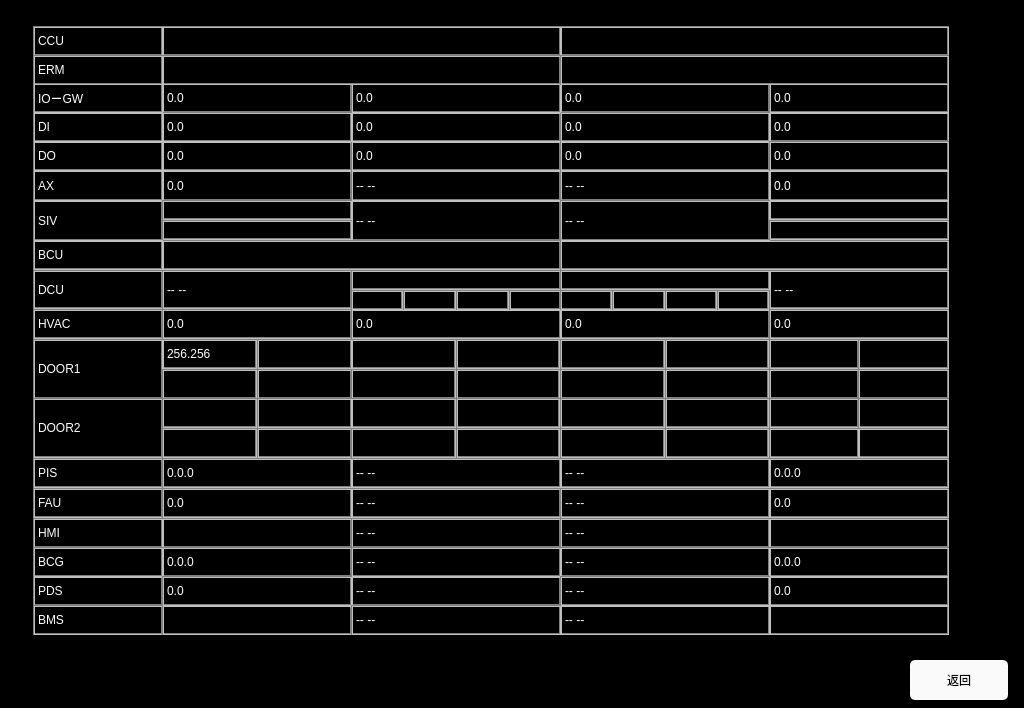
<?xml version="1.0" encoding="UTF-8"?>
<ui version="4.0">
 <class>VersionInfoPage</class>
 <widget class="QWidget" name="VersionInfoPage">
  <property name="geometry">
   <rect>
    <x>0</x>
    <y>0</y>
    <width>1024</width>
    <height>708</height>
   </rect>
  </property>
  <property name="windowTitle">
   <string>Form</string>
  </property>
  <property name="styleSheet">
   <string notr="true">QLabel
{
	color: white;
	border: 2px groove, gray;
    border-color: gray;
	font: 20px, &quot;SimHei&quot;;	
}

QWidget
{
	background-color: black;
}

QPushButton
{
	font: 20px, &quot;SimHei&quot;;
    color: black;
	background-color: rgb(250, 250, 250);
	border-radius: 5px;
}</string>
  </property>
  <widget class="QLabel" name="label_HVAC">
   <property name="geometry">
    <rect>
     <x>33</x>
     <y>309</y>
     <width>130</width>
     <height>30</height>
    </rect>
   </property>
   <property name="text">
    <string>HVAC</string>
   </property>
  </widget>
  <widget class="QLabel" name="label_HMI1">
   <property name="geometry">
    <rect>
     <x>162</x>
     <y>518</y>
     <width>190</width>
     <height>30</height>
    </rect>
   </property>
   <property name="text">
    <string/>
   </property>
  </widget>
  <widget class="QLabel" name="label_car1Door1_1">
   <property name="geometry">
    <rect>
     <x>162</x>
     <y>339</y>
     <width>95</width>
     <height>30</height>
    </rect>
   </property>
   <property name="styleSheet">
    <string notr="true"/>
   </property>
   <property name="text">
    <string>256.256</string>
   </property>
  </widget>
  <widget class="QLabel" name="label_HMI4">
   <property name="geometry">
    <rect>
     <x>769</x>
     <y>518</y>
     <width>180</width>
     <height>30</height>
    </rect>
   </property>
   <property name="text">
    <string/>
   </property>
  </widget>
  <widget class="QLabel" name="label_AX1">
   <property name="geometry">
    <rect>
     <x>162</x>
     <y>170</y>
     <width>190</width>
     <height>31</height>
    </rect>
   </property>
   <property name="text">
    <string>0.0</string>
   </property>
  </widget>
  <widget class="QLabel" name="label_DI4">
   <property name="geometry">
    <rect>
     <x>769</x>
     <y>112</y>
     <width>180</width>
     <height>30</height>
    </rect>
   </property>
   <property name="text">
    <string>0.0</string>
   </property>
  </widget>
  <widget class="QLabel" name="label_SIV2">
   <property name="geometry">
    <rect>
     <x>351</x>
     <y>200</y>
     <width>210</width>
     <height>41</height>
    </rect>
   </property>
   <property name="text">
    <string>-- -- </string>
   </property>
  </widget>
  <widget class="QLabel" name="label_AX2">
   <property name="geometry">
    <rect>
     <x>351</x>
     <y>170</y>
     <width>210</width>
     <height>31</height>
    </rect>
   </property>
   <property name="text">
    <string>-- -- </string>
   </property>
  </widget>
  <widget class="QLabel" name="label_SIV4">
   <property name="geometry">
    <rect>
     <x>769</x>
     <y>200</y>
     <width>180</width>
     <height>20</height>
    </rect>
   </property>
   <property name="styleSheet">
    <string notr="true"/>
   </property>
   <property name="text">
    <string/>
   </property>
  </widget>
  <widget class="QLabel" name="label_HMI2">
   <property name="geometry">
    <rect>
     <x>351</x>
     <y>518</y>
     <width>210</width>
     <height>30</height>
    </rect>
   </property>
   <property name="text">
    <string>-- -- </string>
   </property>
  </widget>
  <widget class="QLabel" name="label_AX4">
   <property name="geometry">
    <rect>
     <x>769</x>
     <y>170</y>
     <width>180</width>
     <height>31</height>
    </rect>
   </property>
   <property name="text">
    <string>0.0</string>
   </property>
  </widget>
  <widget class="QLabel" name="label_AX3">
   <property name="geometry">
    <rect>
     <x>560</x>
     <y>170</y>
     <width>210</width>
     <height>31</height>
    </rect>
   </property>
   <property name="text">
    <string>-- -- </string>
   </property>
  </widget>
  <widget class="QLabel" name="label_car4Door1_1">
   <property name="geometry">
    <rect>
     <x>769</x>
     <y>339</y>
     <width>90</width>
     <height>30</height>
    </rect>
   </property>
   <property name="styleSheet">
    <string notr="true"/>
   </property>
   <property name="text">
    <string/>
   </property>
  </widget>
  <widget class="QLabel" name="label_DO1">
   <property name="geometry">
    <rect>
     <x>162</x>
     <y>141</y>
     <width>190</width>
     <height>30</height>
    </rect>
   </property>
   <property name="text">
    <string>0.0</string>
   </property>
  </widget>
  <widget class="QLabel" name="label_HVAC3">
   <property name="geometry">
    <rect>
     <x>560</x>
     <y>309</y>
     <width>210</width>
     <height>30</height>
    </rect>
   </property>
   <property name="text">
    <string>0.0</string>
   </property>
  </widget>
  <widget class="QLabel" name="label_GW3">
   <property name="geometry">
    <rect>
     <x>560</x>
     <y>83</y>
     <width>210</width>
     <height>30</height>
    </rect>
   </property>
   <property name="text">
    <string>0.0</string>
   </property>
  </widget>
  <widget class="QLabel" name="label_FAU2">
   <property name="geometry">
    <rect>
     <x>351</x>
     <y>488</y>
     <width>210</width>
     <height>30</height>
    </rect>
   </property>
   <property name="text">
    <string>-- -- </string>
   </property>
  </widget>
  <widget class="QLabel" name="label_DO2">
   <property name="geometry">
    <rect>
     <x>351</x>
     <y>141</y>
     <width>210</width>
     <height>30</height>
    </rect>
   </property>
   <property name="text">
    <string>0.0</string>
   </property>
  </widget>
  <widget class="QLabel" name="label_PIS">
   <property name="geometry">
    <rect>
     <x>33</x>
     <y>458</y>
     <width>130</width>
     <height>30</height>
    </rect>
   </property>
   <property name="text">
    <string>PIS</string>
   </property>
  </widget>
  <widget class="QLabel" name="label_DO3">
   <property name="geometry">
    <rect>
     <x>560</x>
     <y>141</y>
     <width>210</width>
     <height>30</height>
    </rect>
   </property>
   <property name="text">
    <string>0.0</string>
   </property>
  </widget>
  <widget class="QLabel" name="label_HMI">
   <property name="geometry">
    <rect>
     <x>33</x>
     <y>518</y>
     <width>130</width>
     <height>30</height>
    </rect>
   </property>
   <property name="text">
    <string>HMI</string>
   </property>
  </widget>
  <widget class="QLabel" name="label_GW1">
   <property name="geometry">
    <rect>
     <x>162</x>
     <y>83</y>
     <width>190</width>
     <height>30</height>
    </rect>
   </property>
   <property name="text">
    <string>0.0</string>
   </property>
  </widget>
  <widget class="QLabel" name="label_ATC">
   <property name="geometry">
    <rect>
     <x>33</x>
     <y>339</y>
     <width>130</width>
     <height>60</height>
    </rect>
   </property>
   <property name="text">
    <string>DOOR1</string>
   </property>
  </widget>
  <widget class="QLabel" name="label_BCU1">
   <property name="geometry">
    <rect>
     <x>162</x>
     <y>240</y>
     <width>399</width>
     <height>30</height>
    </rect>
   </property>
   <property name="styleSheet">
    <string notr="true">	font: 15px, &quot;SimHei&quot;;	</string>
   </property>
   <property name="text">
    <string/>
   </property>
  </widget>
  <widget class="QLabel" name="label_PIS4">
   <property name="geometry">
    <rect>
     <x>769</x>
     <y>458</y>
     <width>180</width>
     <height>30</height>
    </rect>
   </property>
   <property name="text">
    <string>0.0.0</string>
   </property>
  </widget>
  <widget class="QLabel" name="label_DI2">
   <property name="geometry">
    <rect>
     <x>351</x>
     <y>112</y>
     <width>210</width>
     <height>30</height>
    </rect>
   </property>
   <property name="text">
    <string>0.0</string>
   </property>
  </widget>
  <widget class="QLabel" name="label_PIS3">
   <property name="geometry">
    <rect>
     <x>560</x>
     <y>458</y>
     <width>210</width>
     <height>30</height>
    </rect>
   </property>
   <property name="text">
    <string>-- -- </string>
   </property>
  </widget>
  <widget class="QLabel" name="label_BCU">
   <property name="geometry">
    <rect>
     <x>33</x>
     <y>240</y>
     <width>130</width>
     <height>30</height>
    </rect>
   </property>
   <property name="text">
    <string>BCU</string>
   </property>
  </widget>
  <widget class="QLabel" name="label_SIV">
   <property name="geometry">
    <rect>
     <x>33</x>
     <y>200</y>
     <width>130</width>
     <height>41</height>
    </rect>
   </property>
   <property name="text">
    <string>SIV</string>
   </property>
  </widget>
  <widget class="QLabel" name="label_car3Door1_1">
   <property name="geometry">
    <rect>
     <x>560</x>
     <y>339</y>
     <width>105</width>
     <height>30</height>
    </rect>
   </property>
   <property name="styleSheet">
    <string notr="true"/>
   </property>
   <property name="text">
    <string/>
   </property>
  </widget>
  <widget class="QLabel" name="label_DI1">
   <property name="geometry">
    <rect>
     <x>162</x>
     <y>112</y>
     <width>190</width>
     <height>30</height>
    </rect>
   </property>
   <property name="text">
    <string>0.0</string>
   </property>
  </widget>
  <widget class="QLabel" name="label_BCU2">
   <property name="geometry">
    <rect>
     <x>560</x>
     <y>240</y>
     <width>389</width>
     <height>30</height>
    </rect>
   </property>
   <property name="styleSheet">
    <string notr="true">	font: 15px, &quot;SimHei&quot;;	</string>
   </property>
   <property name="text">
    <string/>
   </property>
  </widget>
  <widget class="QLabel" name="label_AX">
   <property name="geometry">
    <rect>
     <x>33</x>
     <y>170</y>
     <width>130</width>
     <height>31</height>
    </rect>
   </property>
   <property name="text">
    <string>AX</string>
   </property>
  </widget>
  <widget class="QLabel" name="label_DO">
   <property name="geometry">
    <rect>
     <x>33</x>
     <y>141</y>
     <width>130</width>
     <height>30</height>
    </rect>
   </property>
   <property name="text">
    <string>DO</string>
   </property>
  </widget>
  <widget class="QLabel" name="label_FAU4">
   <property name="geometry">
    <rect>
     <x>769</x>
     <y>488</y>
     <width>180</width>
     <height>30</height>
    </rect>
   </property>
   <property name="text">
    <string>0.0</string>
   </property>
  </widget>
  <widget class="QLabel" name="label_HMI3">
   <property name="geometry">
    <rect>
     <x>560</x>
     <y>518</y>
     <width>210</width>
     <height>30</height>
    </rect>
   </property>
   <property name="text">
    <string>-- -- </string>
   </property>
  </widget>
  <widget class="QLabel" name="label_DI3">
   <property name="geometry">
    <rect>
     <x>560</x>
     <y>112</y>
     <width>210</width>
     <height>30</height>
    </rect>
   </property>
   <property name="text">
    <string>0.0</string>
   </property>
  </widget>
  <widget class="QLabel" name="label_DI">
   <property name="geometry">
    <rect>
     <x>33</x>
     <y>112</y>
     <width>130</width>
     <height>30</height>
    </rect>
   </property>
   <property name="text">
    <string>DI</string>
   </property>
  </widget>
  <widget class="QLabel" name="label_CCU2">
   <property name="geometry">
    <rect>
     <x>560</x>
     <y>26</y>
     <width>389</width>
     <height>30</height>
    </rect>
   </property>
   <property name="styleSheet">
    <string notr="true">font: 15px, &quot;SimHei&quot;;	</string>
   </property>
   <property name="text">
    <string/>
   </property>
  </widget>
  <widget class="QLabel" name="label_PIS2">
   <property name="geometry">
    <rect>
     <x>351</x>
     <y>458</y>
     <width>210</width>
     <height>30</height>
    </rect>
   </property>
   <property name="text">
    <string>-- -- </string>
   </property>
  </widget>
  <widget class="QLabel" name="label_CCU1">
   <property name="geometry">
    <rect>
     <x>162</x>
     <y>26</y>
     <width>399</width>
     <height>30</height>
    </rect>
   </property>
   <property name="styleSheet">
    <string notr="true">font: 15px, &quot;SimHei&quot;;	</string>
   </property>
   <property name="text">
    <string/>
   </property>
  </widget>
  <widget class="QLabel" name="label_HVAC1">
   <property name="geometry">
    <rect>
     <x>162</x>
     <y>309</y>
     <width>190</width>
     <height>30</height>
    </rect>
   </property>
   <property name="text">
    <string>0.0</string>
   </property>
  </widget>
  <widget class="QLabel" name="label_FAU3">
   <property name="geometry">
    <rect>
     <x>560</x>
     <y>488</y>
     <width>210</width>
     <height>30</height>
    </rect>
   </property>
   <property name="text">
    <string>-- -- </string>
   </property>
  </widget>
  <widget class="QLabel" name="label_FAU">
   <property name="geometry">
    <rect>
     <x>33</x>
     <y>488</y>
     <width>130</width>
     <height>30</height>
    </rect>
   </property>
   <property name="text">
    <string>FAU</string>
   </property>
  </widget>
  <widget class="QLabel" name="label_car2Door1_1">
   <property name="geometry">
    <rect>
     <x>351</x>
     <y>339</y>
     <width>105</width>
     <height>30</height>
    </rect>
   </property>
   <property name="styleSheet">
    <string notr="true"/>
   </property>
   <property name="text">
    <string/>
   </property>
  </widget>
  <widget class="QLabel" name="label_SIV1">
   <property name="geometry">
    <rect>
     <x>162</x>
     <y>200</y>
     <width>190</width>
     <height>20</height>
    </rect>
   </property>
   <property name="styleSheet">
    <string notr="true"/>
   </property>
   <property name="text">
    <string/>
   </property>
  </widget>
  <widget class="QLabel" name="label_DO4">
   <property name="geometry">
    <rect>
     <x>769</x>
     <y>141</y>
     <width>180</width>
     <height>30</height>
    </rect>
   </property>
   <property name="text">
    <string>0.0</string>
   </property>
  </widget>
  <widget class="QLabel" name="label_Door2">
   <property name="geometry">
    <rect>
     <x>33</x>
     <y>398</y>
     <width>130</width>
     <height>60</height>
    </rect>
   </property>
   <property name="text">
    <string>DOOR2</string>
   </property>
  </widget>
  <widget class="QLabel" name="label_GW2">
   <property name="geometry">
    <rect>
     <x>351</x>
     <y>83</y>
     <width>210</width>
     <height>30</height>
    </rect>
   </property>
   <property name="text">
    <string>0.0</string>
   </property>
  </widget>
  <widget class="QLabel" name="label_DCU">
   <property name="geometry">
    <rect>
     <x>33</x>
     <y>270</y>
     <width>130</width>
     <height>39</height>
    </rect>
   </property>
   <property name="text">
    <string>DCU</string>
   </property>
  </widget>
  <widget class="QLabel" name="label_SIV3">
   <property name="geometry">
    <rect>
     <x>560</x>
     <y>200</y>
     <width>210</width>
     <height>41</height>
    </rect>
   </property>
   <property name="text">
    <string>-- -- </string>
   </property>
  </widget>
  <widget class="QLabel" name="label_HVAC2">
   <property name="geometry">
    <rect>
     <x>351</x>
     <y>309</y>
     <width>210</width>
     <height>30</height>
    </rect>
   </property>
   <property name="text">
    <string>0.0</string>
   </property>
  </widget>
  <widget class="QPushButton" name="btn_back">
   <property name="geometry">
    <rect>
     <x>910</x>
     <y>660</y>
     <width>98</width>
     <height>40</height>
    </rect>
   </property>
   <property name="text">
    <string>返回</string>
   </property>
  </widget>
  <widget class="QLabel" name="label_GW">
   <property name="geometry">
    <rect>
     <x>33</x>
     <y>83</y>
     <width>130</width>
     <height>30</height>
    </rect>
   </property>
   <property name="text">
    <string>IO－GW</string>
   </property>
  </widget>
  <widget class="QLabel" name="label_GW4">
   <property name="geometry">
    <rect>
     <x>769</x>
     <y>83</y>
     <width>180</width>
     <height>30</height>
    </rect>
   </property>
   <property name="text">
    <string>0.0</string>
   </property>
  </widget>
  <widget class="QLabel" name="label_HVAC4">
   <property name="geometry">
    <rect>
     <x>769</x>
     <y>309</y>
     <width>180</width>
     <height>30</height>
    </rect>
   </property>
   <property name="text">
    <string>0.0</string>
   </property>
  </widget>
  <widget class="QLabel" name="label_CCU">
   <property name="geometry">
    <rect>
     <x>33</x>
     <y>26</y>
     <width>130</width>
     <height>30</height>
    </rect>
   </property>
   <property name="text">
    <string>CCU</string>
   </property>
  </widget>
  <widget class="QLabel" name="label_FAU1">
   <property name="geometry">
    <rect>
     <x>162</x>
     <y>488</y>
     <width>190</width>
     <height>30</height>
    </rect>
   </property>
   <property name="text">
    <string>0.0</string>
   </property>
  </widget>
  <widget class="QLabel" name="label_PIS1">
   <property name="geometry">
    <rect>
     <x>162</x>
     <y>458</y>
     <width>190</width>
     <height>30</height>
    </rect>
   </property>
   <property name="text">
    <string>0.0.0</string>
   </property>
  </widget>
  <widget class="QLabel" name="label_ERM1">
   <property name="geometry">
    <rect>
     <x>162</x>
     <y>55</y>
     <width>399</width>
     <height>30</height>
    </rect>
   </property>
   <property name="styleSheet">
    <string notr="true">	font: 17px, &quot;SimHei&quot;;	</string>
   </property>
   <property name="text">
    <string/>
   </property>
  </widget>
  <widget class="QLabel" name="label_ERM">
   <property name="geometry">
    <rect>
     <x>33</x>
     <y>55</y>
     <width>130</width>
     <height>30</height>
    </rect>
   </property>
   <property name="text">
    <string>ERM</string>
   </property>
  </widget>
  <widget class="QLabel" name="label_ERM2">
   <property name="geometry">
    <rect>
     <x>560</x>
     <y>55</y>
     <width>389</width>
     <height>30</height>
    </rect>
   </property>
   <property name="styleSheet">
    <string notr="true">font: 17px, &quot;SimHei&quot;;	</string>
   </property>
   <property name="text">
    <string/>
   </property>
  </widget>
  <widget class="QLabel" name="label_car1Door1_2">
   <property name="geometry">
    <rect>
     <x>257</x>
     <y>339</y>
     <width>95</width>
     <height>30</height>
    </rect>
   </property>
   <property name="styleSheet">
    <string notr="true"/>
   </property>
   <property name="text">
    <string/>
   </property>
  </widget>
  <widget class="QLabel" name="label_car1Door1_3">
   <property name="geometry">
    <rect>
     <x>162</x>
     <y>369</y>
     <width>95</width>
     <height>30</height>
    </rect>
   </property>
   <property name="styleSheet">
    <string notr="true"/>
   </property>
   <property name="text">
    <string/>
   </property>
  </widget>
  <widget class="QLabel" name="label_car1Door1_4">
   <property name="geometry">
    <rect>
     <x>257</x>
     <y>369</y>
     <width>95</width>
     <height>30</height>
    </rect>
   </property>
   <property name="styleSheet">
    <string notr="true"/>
   </property>
   <property name="text">
    <string/>
   </property>
  </widget>
  <widget class="QLabel" name="label_car2Door1_2">
   <property name="geometry">
    <rect>
     <x>456</x>
     <y>339</y>
     <width>104</width>
     <height>30</height>
    </rect>
   </property>
   <property name="styleSheet">
    <string notr="true"/>
   </property>
   <property name="text">
    <string/>
   </property>
  </widget>
  <widget class="QLabel" name="label_car2Door1_3">
   <property name="geometry">
    <rect>
     <x>351</x>
     <y>369</y>
     <width>105</width>
     <height>30</height>
    </rect>
   </property>
   <property name="styleSheet">
    <string notr="true"/>
   </property>
   <property name="text">
    <string/>
   </property>
  </widget>
  <widget class="QLabel" name="label_car2Door1_4">
   <property name="geometry">
    <rect>
     <x>456</x>
     <y>369</y>
     <width>104</width>
     <height>30</height>
    </rect>
   </property>
   <property name="styleSheet">
    <string notr="true"/>
   </property>
   <property name="text">
    <string/>
   </property>
  </widget>
  <widget class="QLabel" name="label_car3Door1_2">
   <property name="geometry">
    <rect>
     <x>665</x>
     <y>339</y>
     <width>104</width>
     <height>30</height>
    </rect>
   </property>
   <property name="styleSheet">
    <string notr="true"/>
   </property>
   <property name="text">
    <string/>
   </property>
  </widget>
  <widget class="QLabel" name="label_car3Door1_3">
   <property name="geometry">
    <rect>
     <x>560</x>
     <y>369</y>
     <width>105</width>
     <height>30</height>
    </rect>
   </property>
   <property name="styleSheet">
    <string notr="true"/>
   </property>
   <property name="text">
    <string/>
   </property>
  </widget>
  <widget class="QLabel" name="label_car3Door1_4">
   <property name="geometry">
    <rect>
     <x>665</x>
     <y>369</y>
     <width>104</width>
     <height>30</height>
    </rect>
   </property>
   <property name="styleSheet">
    <string notr="true"/>
   </property>
   <property name="text">
    <string/>
   </property>
  </widget>
  <widget class="QLabel" name="label_car4Door1_2">
   <property name="geometry">
    <rect>
     <x>858</x>
     <y>339</y>
     <width>91</width>
     <height>30</height>
    </rect>
   </property>
   <property name="styleSheet">
    <string notr="true"/>
   </property>
   <property name="text">
    <string/>
   </property>
  </widget>
  <widget class="QLabel" name="label_car4Door1_3">
   <property name="geometry">
    <rect>
     <x>769</x>
     <y>369</y>
     <width>90</width>
     <height>30</height>
    </rect>
   </property>
   <property name="styleSheet">
    <string notr="true"/>
   </property>
   <property name="text">
    <string/>
   </property>
  </widget>
  <widget class="QLabel" name="label_car4Door1_4">
   <property name="geometry">
    <rect>
     <x>858</x>
     <y>369</y>
     <width>91</width>
     <height>30</height>
    </rect>
   </property>
   <property name="styleSheet">
    <string notr="true"/>
   </property>
   <property name="text">
    <string/>
   </property>
  </widget>
  <widget class="QLabel" name="label_car4Door2_4">
   <property name="geometry">
    <rect>
     <x>858</x>
     <y>428</y>
     <width>91</width>
     <height>30</height>
    </rect>
   </property>
   <property name="styleSheet">
    <string notr="true"/>
   </property>
   <property name="text">
    <string/>
   </property>
  </widget>
  <widget class="QLabel" name="label_car2Door2_1">
   <property name="geometry">
    <rect>
     <x>351</x>
     <y>398</y>
     <width>105</width>
     <height>30</height>
    </rect>
   </property>
   <property name="styleSheet">
    <string notr="true"/>
   </property>
   <property name="text">
    <string/>
   </property>
  </widget>
  <widget class="QLabel" name="label_car3Door2_2">
   <property name="geometry">
    <rect>
     <x>665</x>
     <y>398</y>
     <width>104</width>
     <height>30</height>
    </rect>
   </property>
   <property name="styleSheet">
    <string notr="true"/>
   </property>
   <property name="text">
    <string/>
   </property>
  </widget>
  <widget class="QLabel" name="label_car1Door2_2">
   <property name="geometry">
    <rect>
     <x>257</x>
     <y>398</y>
     <width>95</width>
     <height>30</height>
    </rect>
   </property>
   <property name="styleSheet">
    <string notr="true"/>
   </property>
   <property name="text">
    <string/>
   </property>
  </widget>
  <widget class="QLabel" name="label_car3Door2_3">
   <property name="geometry">
    <rect>
     <x>560</x>
     <y>428</y>
     <width>105</width>
     <height>30</height>
    </rect>
   </property>
   <property name="styleSheet">
    <string notr="true"/>
   </property>
   <property name="text">
    <string/>
   </property>
  </widget>
  <widget class="QLabel" name="label_car4Door2_3">
   <property name="geometry">
    <rect>
     <x>769</x>
     <y>428</y>
     <width>90</width>
     <height>30</height>
    </rect>
   </property>
   <property name="styleSheet">
    <string notr="true"/>
   </property>
   <property name="text">
    <string/>
   </property>
  </widget>
  <widget class="QLabel" name="label_car4Door2_1">
   <property name="geometry">
    <rect>
     <x>769</x>
     <y>398</y>
     <width>90</width>
     <height>30</height>
    </rect>
   </property>
   <property name="styleSheet">
    <string notr="true"/>
   </property>
   <property name="text">
    <string/>
   </property>
  </widget>
  <widget class="QLabel" name="label_car2Door2_2">
   <property name="geometry">
    <rect>
     <x>456</x>
     <y>398</y>
     <width>104</width>
     <height>30</height>
    </rect>
   </property>
   <property name="styleSheet">
    <string notr="true"/>
   </property>
   <property name="text">
    <string/>
   </property>
  </widget>
  <widget class="QLabel" name="label_car4Door2_2">
   <property name="geometry">
    <rect>
     <x>858</x>
     <y>398</y>
     <width>91</width>
     <height>30</height>
    </rect>
   </property>
   <property name="styleSheet">
    <string notr="true"/>
   </property>
   <property name="text">
    <string/>
   </property>
  </widget>
  <widget class="QLabel" name="label_car1Door2_3">
   <property name="geometry">
    <rect>
     <x>162</x>
     <y>428</y>
     <width>95</width>
     <height>30</height>
    </rect>
   </property>
   <property name="styleSheet">
    <string notr="true"/>
   </property>
   <property name="text">
    <string/>
   </property>
  </widget>
  <widget class="QLabel" name="label_car1Door2_4">
   <property name="geometry">
    <rect>
     <x>257</x>
     <y>428</y>
     <width>95</width>
     <height>30</height>
    </rect>
   </property>
   <property name="styleSheet">
    <string notr="true"/>
   </property>
   <property name="text">
    <string/>
   </property>
  </widget>
  <widget class="QLabel" name="label_car2Door2_4">
   <property name="geometry">
    <rect>
     <x>456</x>
     <y>428</y>
     <width>104</width>
     <height>30</height>
    </rect>
   </property>
   <property name="styleSheet">
    <string notr="true"/>
   </property>
   <property name="text">
    <string/>
   </property>
  </widget>
  <widget class="QLabel" name="label_car2Door2_3">
   <property name="geometry">
    <rect>
     <x>351</x>
     <y>428</y>
     <width>105</width>
     <height>30</height>
    </rect>
   </property>
   <property name="styleSheet">
    <string notr="true"/>
   </property>
   <property name="text">
    <string/>
   </property>
  </widget>
  <widget class="QLabel" name="label_car3Door2_4">
   <property name="geometry">
    <rect>
     <x>665</x>
     <y>428</y>
     <width>104</width>
     <height>30</height>
    </rect>
   </property>
   <property name="styleSheet">
    <string notr="true"/>
   </property>
   <property name="text">
    <string/>
   </property>
  </widget>
  <widget class="QLabel" name="label_car1Door2_1">
   <property name="geometry">
    <rect>
     <x>162</x>
     <y>398</y>
     <width>95</width>
     <height>30</height>
    </rect>
   </property>
   <property name="styleSheet">
    <string notr="true"/>
   </property>
   <property name="text">
    <string/>
   </property>
  </widget>
  <widget class="QLabel" name="label_car3Door2_1">
   <property name="geometry">
    <rect>
     <x>560</x>
     <y>398</y>
     <width>105</width>
     <height>30</height>
    </rect>
   </property>
   <property name="styleSheet">
    <string notr="true"/>
   </property>
   <property name="text">
    <string/>
   </property>
  </widget>
  <widget class="QLabel" name="label_BCG1">
   <property name="geometry">
    <rect>
     <x>162</x>
     <y>547</y>
     <width>190</width>
     <height>30</height>
    </rect>
   </property>
   <property name="text">
    <string>0.0.0</string>
   </property>
  </widget>
  <widget class="QLabel" name="label_PDS2">
   <property name="geometry">
    <rect>
     <x>351</x>
     <y>576</y>
     <width>210</width>
     <height>30</height>
    </rect>
   </property>
   <property name="text">
    <string>-- -- </string>
   </property>
  </widget>
  <widget class="QLabel" name="label_BMS4">
   <property name="geometry">
    <rect>
     <x>769</x>
     <y>605</y>
     <width>180</width>
     <height>30</height>
    </rect>
   </property>
   <property name="text">
    <string/>
   </property>
  </widget>
  <widget class="QLabel" name="label_PDS4">
   <property name="geometry">
    <rect>
     <x>769</x>
     <y>576</y>
     <width>180</width>
     <height>30</height>
    </rect>
   </property>
   <property name="text">
    <string>0.0</string>
   </property>
  </widget>
  <widget class="QLabel" name="label_BCG4">
   <property name="geometry">
    <rect>
     <x>769</x>
     <y>547</y>
     <width>180</width>
     <height>30</height>
    </rect>
   </property>
   <property name="text">
    <string>0.0.0</string>
   </property>
  </widget>
  <widget class="QLabel" name="label_BCG3">
   <property name="geometry">
    <rect>
     <x>560</x>
     <y>547</y>
     <width>210</width>
     <height>30</height>
    </rect>
   </property>
   <property name="text">
    <string>-- -- </string>
   </property>
  </widget>
  <widget class="QLabel" name="label_PDS">
   <property name="geometry">
    <rect>
     <x>33</x>
     <y>576</y>
     <width>130</width>
     <height>30</height>
    </rect>
   </property>
   <property name="text">
    <string>PDS</string>
   </property>
  </widget>
  <widget class="QLabel" name="label_BMS">
   <property name="geometry">
    <rect>
     <x>33</x>
     <y>605</y>
     <width>130</width>
     <height>30</height>
    </rect>
   </property>
   <property name="text">
    <string>BMS</string>
   </property>
  </widget>
  <widget class="QLabel" name="label_BMS3">
   <property name="geometry">
    <rect>
     <x>560</x>
     <y>605</y>
     <width>210</width>
     <height>30</height>
    </rect>
   </property>
   <property name="text">
    <string>-- -- </string>
   </property>
  </widget>
  <widget class="QLabel" name="label_BMS1">
   <property name="geometry">
    <rect>
     <x>162</x>
     <y>605</y>
     <width>190</width>
     <height>30</height>
    </rect>
   </property>
   <property name="text">
    <string/>
   </property>
  </widget>
  <widget class="QLabel" name="label_BCG2">
   <property name="geometry">
    <rect>
     <x>351</x>
     <y>547</y>
     <width>210</width>
     <height>30</height>
    </rect>
   </property>
   <property name="text">
    <string>-- -- </string>
   </property>
  </widget>
  <widget class="QLabel" name="label_BCG">
   <property name="geometry">
    <rect>
     <x>33</x>
     <y>547</y>
     <width>130</width>
     <height>30</height>
    </rect>
   </property>
   <property name="text">
    <string>BCG</string>
   </property>
  </widget>
  <widget class="QLabel" name="label_PDS1">
   <property name="geometry">
    <rect>
     <x>162</x>
     <y>576</y>
     <width>190</width>
     <height>30</height>
    </rect>
   </property>
   <property name="text">
    <string>0.0</string>
   </property>
  </widget>
  <widget class="QLabel" name="label_BMS2">
   <property name="geometry">
    <rect>
     <x>351</x>
     <y>605</y>
     <width>210</width>
     <height>30</height>
    </rect>
   </property>
   <property name="text">
    <string>-- -- </string>
   </property>
  </widget>
  <widget class="QLabel" name="label_PDS3">
   <property name="geometry">
    <rect>
     <x>560</x>
     <y>576</y>
     <width>210</width>
     <height>30</height>
    </rect>
   </property>
   <property name="text">
    <string>-- -- </string>
   </property>
  </widget>
  <widget class="QLabel" name="label_car2DCU2">
   <property name="geometry">
    <rect>
     <x>403</x>
     <y>290</y>
     <width>53</width>
     <height>20</height>
    </rect>
   </property>
   <property name="styleSheet">
    <string notr="true">	font: 12px, &quot;SimHei&quot;;	</string>
   </property>
   <property name="text">
    <string/>
   </property>
  </widget>
  <widget class="QLabel" name="label_car2DCU4">
   <property name="geometry">
    <rect>
     <x>509</x>
     <y>290</y>
     <width>52</width>
     <height>20</height>
    </rect>
   </property>
   <property name="styleSheet">
    <string notr="true">	font: 12px, &quot;SimHei&quot;;	</string>
   </property>
   <property name="text">
    <string/>
   </property>
  </widget>
  <widget class="QLabel" name="label_car1DCU">
   <property name="geometry">
    <rect>
     <x>162</x>
     <y>270</y>
     <width>190</width>
     <height>39</height>
    </rect>
   </property>
   <property name="text">
    <string>-- -- </string>
   </property>
  </widget>
  <widget class="QLabel" name="label_car4DCU">
   <property name="geometry">
    <rect>
     <x>769</x>
     <y>270</y>
     <width>180</width>
     <height>39</height>
    </rect>
   </property>
   <property name="text">
    <string>-- -- </string>
   </property>
  </widget>
  <widget class="QLabel" name="label_car3DCU4">
   <property name="geometry">
    <rect>
     <x>717</x>
     <y>290</y>
     <width>52</width>
     <height>20</height>
    </rect>
   </property>
   <property name="styleSheet">
    <string notr="true">font: 12px, &quot;SimHei&quot;;	</string>
   </property>
   <property name="text">
    <string/>
   </property>
  </widget>
  <widget class="QLabel" name="label_car2DCU1">
   <property name="geometry">
    <rect>
     <x>351</x>
     <y>290</y>
     <width>52</width>
     <height>20</height>
    </rect>
   </property>
   <property name="styleSheet">
    <string notr="true">	font: 12px, &quot;SimHei&quot;;	</string>
   </property>
   <property name="text">
    <string/>
   </property>
  </widget>
  <widget class="QLabel" name="label_car3DCU1">
   <property name="geometry">
    <rect>
     <x>560</x>
     <y>290</y>
     <width>52</width>
     <height>20</height>
    </rect>
   </property>
   <property name="styleSheet">
    <string notr="true">	font: 12px, &quot;SimHei&quot;;	</string>
   </property>
   <property name="text">
    <string/>
   </property>
  </widget>
  <widget class="QLabel" name="label_car3DCU3">
   <property name="geometry">
    <rect>
     <x>665</x>
     <y>290</y>
     <width>52</width>
     <height>20</height>
    </rect>
   </property>
   <property name="styleSheet">
    <string notr="true">	font: 12px, &quot;SimHei&quot;;	</string>
   </property>
   <property name="text">
    <string/>
   </property>
  </widget>
  <widget class="QLabel" name="label_car2DCU3">
   <property name="geometry">
    <rect>
     <x>456</x>
     <y>290</y>
     <width>53</width>
     <height>20</height>
    </rect>
   </property>
   <property name="styleSheet">
    <string notr="true">	font: 12px, &quot;SimHei&quot;;	</string>
   </property>
   <property name="text">
    <string/>
   </property>
  </widget>
  <widget class="QLabel" name="label_car3DCU2">
   <property name="geometry">
    <rect>
     <x>612</x>
     <y>290</y>
     <width>53</width>
     <height>20</height>
    </rect>
   </property>
   <property name="styleSheet">
    <string notr="true">	font: 12px, &quot;SimHei&quot;;	</string>
   </property>
   <property name="text">
    <string/>
   </property>
  </widget>
  <widget class="QLabel" name="label_car2DCUGW">
   <property name="geometry">
    <rect>
     <x>351</x>
     <y>270</y>
     <width>210</width>
     <height>20</height>
    </rect>
   </property>
   <property name="styleSheet">
    <string notr="true">	font: 15px, &quot;SimHei&quot;;	</string>
   </property>
   <property name="text">
    <string/>
   </property>
  </widget>
  <widget class="QLabel" name="label_car3DCUGW">
   <property name="geometry">
    <rect>
     <x>560</x>
     <y>270</y>
     <width>210</width>
     <height>20</height>
    </rect>
   </property>
   <property name="styleSheet">
    <string notr="true">	font: 15px, &quot;SimHei&quot;;	</string>
   </property>
   <property name="text">
    <string/>
   </property>
  </widget>
  <widget class="QLabel" name="label_SIVGW4">
   <property name="geometry">
    <rect>
     <x>769</x>
     <y>220</y>
     <width>180</width>
     <height>20</height>
    </rect>
   </property>
   <property name="styleSheet">
    <string notr="true"/>
   </property>
   <property name="text">
    <string/>
   </property>
  </widget>
  <widget class="QLabel" name="label_SIVGW1">
   <property name="geometry">
    <rect>
     <x>162</x>
     <y>220</y>
     <width>190</width>
     <height>20</height>
    </rect>
   </property>
   <property name="styleSheet">
    <string notr="true"/>
   </property>
   <property name="text">
    <string/>
   </property>
  </widget>
 </widget>
 <resources/>
 <connections/>
</ui>
